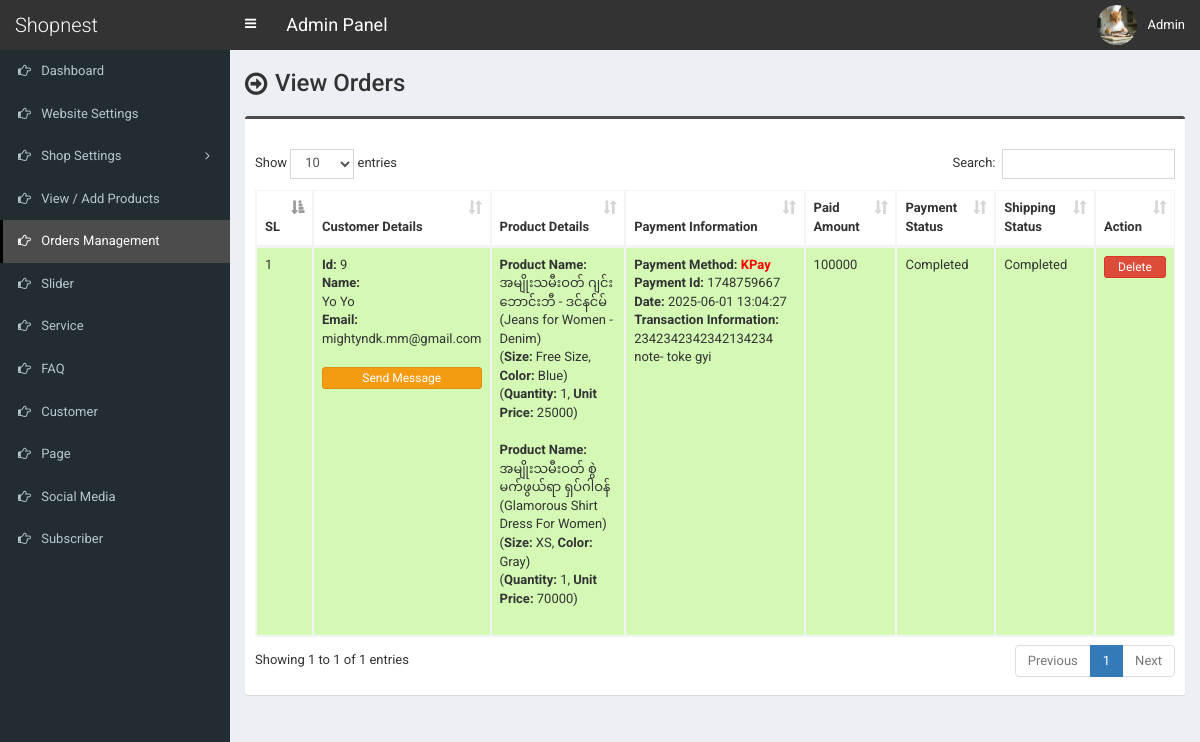
/admin/order.php (signed in), run on the app's committed database.
### tables this page shows
CREATE TABLE `tbl_payment` (
  `id` int(11) NOT NULL,
  `customer_id` int(11) NOT NULL,
  `customer_name` varchar(255) NOT NULL,
  `customer_email` varchar(255) NOT NULL,
  `payment_date` varchar(50) NOT NULL,
  `txnid` varchar(255) NOT NULL,
  `paid_amount` int(11) NOT NULL,
  `card_number` varchar(50) NOT NULL,
  `card_cvv` varchar(10) NOT NULL,
  `card_month` varchar(10) NOT NULL,
  `card_year` varchar(10) NOT NULL,
  `bank_transaction_info` text NOT NULL,
  `payment_method` varchar(20) NOT NULL,
  `payment_status` varchar(25) NOT NULL,
  `shipping_status` varchar(20) NOT NULL,
  `payment_id` varchar(255) NOT NULL
);

CREATE TABLE `tbl_order` (
  `id` int(11) NOT NULL,
  `product_id` int(11) NOT NULL,
  `product_name` varchar(255) NOT NULL,
  `size` varchar(100) NOT NULL,
  `color` varchar(100) NOT NULL,
  `quantity` varchar(50) NOT NULL,
  `unit_price` varchar(50) NOT NULL,
  `payment_id` varchar(255) NOT NULL
);

### admin/order.php (the view, shortened to what this page needs)
<?php require_once('header.php'); ?>
<section class="content-header">
	<div class="content-header-left">
		<h1>View Orders</h1>
	</div>
</section>
<section class="content">
  <div class="row">
    <div class="col-md-12">
      <div class="box box-info">
        <div class="box-body table-responsive">
          <table id="example1" class="table table-bordered table-striped">
			<thead>
			    <tr>
			        <th>SL</th>
                    <th>Customer Details</th>
			        <th>Product Details</th>
                    <th>
                    	Payment Information
                    </th>
                    <th>Paid Amount</th>
                    <th>Payment Status</th>
                    <th>Shipping Status</th>
			        <th>Action</th>
			    </tr>
			</thead>
            <tbody>
            	<?php
            	$i=0;
            	$statement = $pdo->prepare("SELECT * FROM tbl_payment ORDER by id DESC");
            	$statement->execute();
            	$result = $statement->fetchAll(PDO::FETCH_ASSOC);
            	foreach ($result as $row) {
            		$i++;
            		?>
					<tr class="<?php if($row['payment_status']=='Pending'){echo 'bg-r';}else{echo 'bg-g';} ?>">
	                    <td><?php echo $i; ?></td>
	                    <td>
                            <b>Id:</b> <?php echo $row['customer_id']; ?><br>
                            <b>Name:</b><br> <?php echo $row['customer_name']; ?><br>
                            <b>Email:</b><br> <?php echo $row['customer_email']; ?><br><br>
                            <a href="#" data-toggle="modal" data-target="#model-<?php echo $i; ?>"class="btn btn-warning btn-xs" style="width:100%;margin-bottom:4px;">Send Message</a>
                        </td>
                        <td>
                           <?php
                           $statement1 = $pdo->prepare("SELECT * FROM tbl_order WHERE payment_id=?");
                           $statement1->execute(array($row['payment_id']));
                           $result1 = $statement1->fetchAll(PDO::FETCH_ASSOC);
                           foreach ($result1 as $row1) {
                                echo '<b>Product Name:</b> '.$row1['product_name'];
                                echo '<br>(<b>Size:</b> '.$row1['size'];
                                echo ', <b>Color:</b> '.$row1['color'].')';
                                echo '<br>(<b>Quantity:</b> '.$row1['quantity'];
                                echo ', <b>Unit Price:</b> '.$row1['unit_price'].')';
                                echo '<br><br>';
                           }
                           ?>
                        </td>
                        <td>
                        	<?php if($row['payment_method'] == 'KPay'): ?>
                        		<b>Payment Method:</b> <?php echo '<span style="color:red;"><b>'.$row['payment_method'].'</b></span>'; ?><br>
                        		<b>Payment Id:</b> <?php echo $row['payment_id']; ?><br>
                        		<b>Date:</b> <?php echo $row['payment_date']; ?><br>
                        		<b>Transaction Information:</b> <?php echo $row['bank_transaction_info']; ?><br>
                        	<?php endif; ?>
                        </td>
                        <td><?php echo $row['paid_amount']; ?></td>
                        <td>
                            <?php echo $row['payment_status']; ?>
                            <br><br>
                        </td>
                        <td>
                            <?php echo $row['shipping_status']; ?>
                            <br><br>
                        </td>
	                    <td>
                            <a href="#" class="btn btn-danger btn-xs" data-href="order-delete.php?id=<?php echo $row['id']; ?>" data-toggle="modal" data-target="#confirm-delete" style="width:100%;">Delete</a>
	                    </td>
	                </tr>
            		<?php
            	}
            	?>
            </tbody>
          </table>
        </div>
      </div>
</section>
<?php require_once('footer.php'); ?>

### admin/style.css (style rules this page uses)
body { font-size: 13px; font-family: 'Roboto', sans-serif; }
.content-header>h1, .content-header .content-header-left h1 { font-family: 'Roboto', sans-serif; }
.box-info { padding-top: 20px; }
.content-header { overflow: hidden; }
.content-header .content-header-left { float: left; padding-top: 5px; }
.content-header .content-header-left h1 { margin-top: 0; margin-bottom: 0; padding-left: 30px; padding-bottom: 5px; font-size: 24px; position: relative; }
.content-header .content-header-left h1:before { position: absolute; top: 0; left: 0; font-family: 'FontAwesome', sans-serif; font-size: 26px; content: '\f18e'; }
.box.box-info { border-top-color: #4c4c4c; }
.bg-g { background: #d3f9b4!important; }

### data on the page
tbl_payment: customer "9", customer_name "Yo Yo", customer_email "mightyndk.mm@gmail.com", payment_method "KPay", payment "1748759667", payment_date "2025-06-01 13:04:27", bank_transaction_info "2342342342342134234 note- toke gyi", paid_amount "100000", payment_status "Completed", shipping_status "Completed"
tbl_order: product_name "အမျိုးသမီးဝတ် ဂျင်းဘောင်းဘီ - ဒင်နင်မ် (Jeans for Women - Denim)", size "Free Size", color "Blue", quantity "1", unit_price "25000"
tbl_order: product_name "အမျိုးသမီးဝတ် စွဲမက်ဖွယ်ရာ ရှပ်ဂါဝန် (Glamorous Shirt Dress For Women)", size "XS", color "Gray", quantity "1", unit_price "70000"

### other printed values
$_SESSION['user']['full_name'] "Admin"
